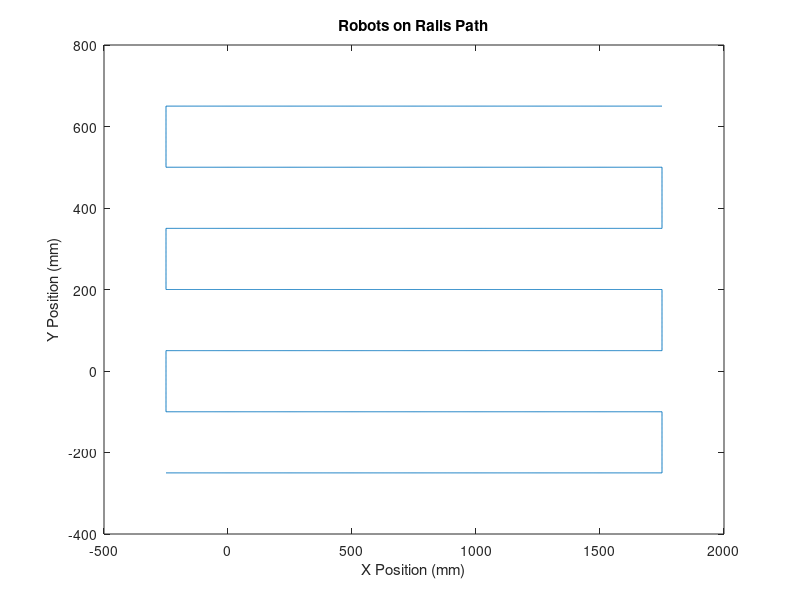
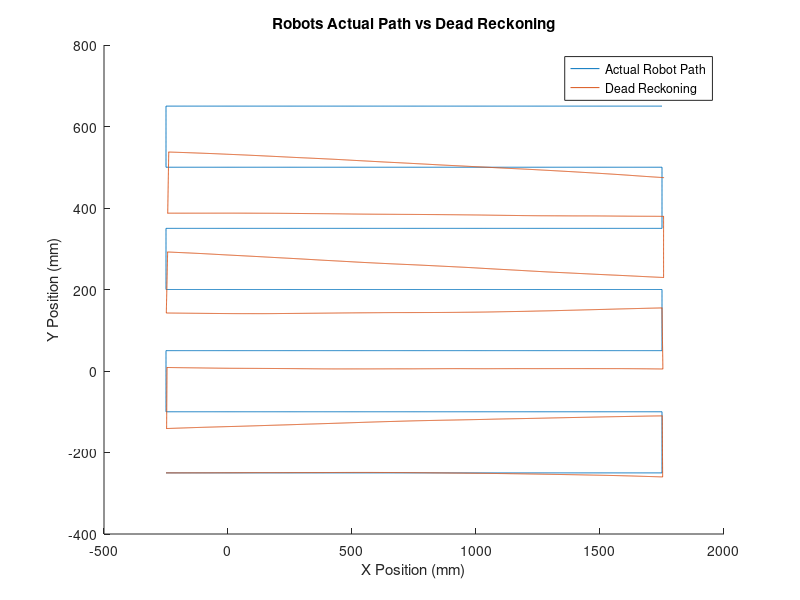
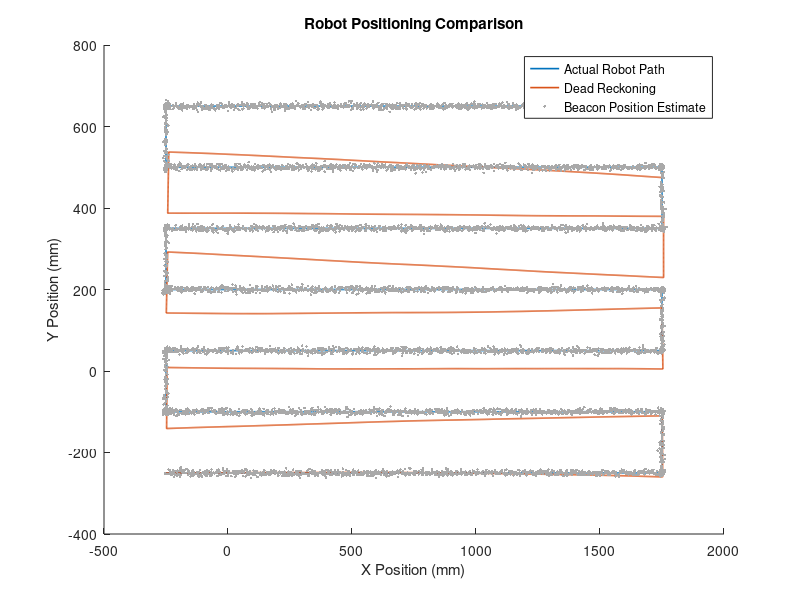
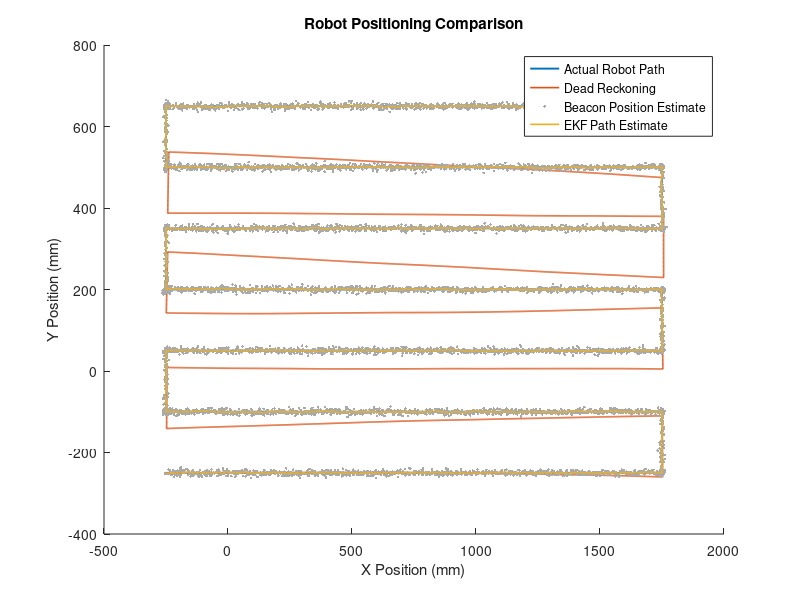

The MATLAB script that drew these images, in order:
%% Robotics Assignment Sem 2
%Jack Wilkie
%13/03/21
%Robotics Kalman Filter Assignment

close all;
clear all;
clc
cd 'C:\Users\jackw\Desktop\Robotics_sem2'

%% Specifiy Robot Parameters

fs= 10;   %frequecny of enocder measurements
ts = 1/fs;  %enocder period

r = 10;  %robot wheel radius
d = 2*r;  %robot wheel diameter
c = pi * d;
base = 120;  %robot wheel base 
l = base/2;  %length from centre of gravity to wheel
vmax = 20;  %maximum robot velocity
varianceR = 0.1;  %variance in encoder measurement

%robot starting position
x0 = -250;  %robot starting position
y0 = -250;
z0 = 0;

theta0 = 0;  %robot starting rotation


%beacon locations
B1 = [2500;2500;1000];
B2 = [-2500;2500;1000];
B3 = [2500;-2500;1000];

varianceB = 20; %variance of beacon distance

%initalise robot parameteres
x = x0;
y = y0;
z = z0;

%left and right wheel speed
vl = vmax;
vr = vmax;

theta = theta0;
t=0;


%% Define Kinematic Eqns as Functions
v_roll =@(vl,vr) (vr+vl)/2 ;  %roll velocity

v_theta =@(vl,vr) (vr-vl)/(2*l);  %angular velocity

%% Q1 Plot Rails
%track robot position
count = 1;
x_loc(count,:) = x;
y_loc(count,:) = y;
theta_value(count,:) = 0; 
wheel_array(count,:) = [vl,vr]; 

%rastor scan size
rastor_l = 2000;  %rastor length
rastor_w = 150;  %rastor spacing
rastor_p = 7;  %rastor passes

for sweep = 1:rastor_p
    
    %reset starting positon after sweep
    x0 = x;
    y0=y;
    theta0 = theta;
    
    if sweep < rastor_p && mod(sweep,2) == 1 %odd pass travel x turn clock wise travel y then turn again
        %travel in x direction
        while abs(x-x0) < rastor_l
             count = count + 1;  %increment counter
             x = x + (v_roll(vl,vr)*ts); %find new x position
             x_loc(count,:) = x;  %store new x location
             y_loc(count,:) =y; %store new y location
             theta_value(count,:) = theta;  %store new angle
             wheel_array(count,:) = [vl, vr];  %store wheel speeds
        end
        
        %turn to face y axis
        while theta - theta0 < pi/2
            count = count + 1;  %increment counter
            theta = theta + (v_theta(-vl,vr)*ts);  %turn anticlockwise (with respect to robot)
            x_loc(count,:) = x;  %store new x location
            y_loc(count,:) =y; %store new y location
            theta_value(count,:) = theta;  %store new angle
            wheel_array(count,:) = [-vl, vr];  %store wheel speeds
       
            
        end
        
        %travel in y axis
        while abs(y-y0) < rastor_w
             count = count + 1;  %increment counter
             y = y + (v_roll(vl,vr)*ts); %find new x position
             x_loc(count,:) = x;  %store new x location
             y_loc(count,:) =y; %store new y location
             theta_value(count,:) = theta;  %store new angle
             wheel_array(count,:) = [vl, vr];  %store wheel speeds
        end
        
        %turn back to x axis
        while theta - theta0 < pi
            count = count + 1;  %increment counter
            theta = theta + (v_theta(-vl,vr)*ts);  %turn anticlockwise (with respect to robot)
            x_loc(count,:) = x;  %store new x location
            y_loc(count,:) =y; %store new y location
            theta_value(count,:) = theta;  %store new angle
            wheel_array(count,:) = [-vl, vr];  %store wheel speeds
            
        end 
    
    elseif sweep < rastor_p && mod(sweep,2) == 0 %odd pass travel x turn clock wise travel y then turn again 
               
        %travel in x direction
        while abs(x-x0) < rastor_l
             count = count + 1;  %increment counter
             x = x - (v_roll(vl,vr)*ts); %find new x position
             x_loc(count,:) = x;  %store new x location
             y_loc(count,:) =y; %store new y location
             theta_value(count,:) = theta;  %store new angle
             wheel_array(count,:) = [vl, vr];  %store wheel speeds
        end
        
        %turn to face y axis
        while theta - theta0 > -pi/2
            count = count + 1;  %increment counter
            theta = theta + (v_theta(vl,-vr)*ts);  %turn anticlockwise (with respect to robot)
            x_loc(count,:) = x;  %store new x location
            y_loc(count,:) =y; %store new y location
            theta_value(count,:) = theta;  %store new angle
            wheel_array(count,:) = [vl, -vr];  %store wheel speeds
       
            
        end
        
        %travel in y axis
        while abs(y-y0) < rastor_w
             count = count + 1;  %increment counter
             y = y + (v_roll(vl,vr)*ts); %find new x position
             x_loc(count,:) = x;  %store new x location
             y_loc(count,:) =y; %store new y location
             theta_value(count,:) = theta;  %store new angle
             wheel_array(count,:) = [vl, vr];  %store wheel speeds
        end
        
        %turn back to x axis
        while theta - theta0 > -pi
            count = count + 1;  %increment counter
            theta = theta + (v_theta(vl,-vr)*ts);  %turn anticlockwise (with respect to robot)
            x_loc(count,:) = x;  %store new x location
            y_loc(count,:) =y; %store new y location
            theta_value(count,:) = theta;  %store new angle
            wheel_array(count,:) = [vl, -vr];  %store wheel speeds
            
        end 
        
        
    else %final pass- travel length but dont turn
        
        while abs(x-x0) < rastor_l  %travel length of rastor
            count = count +1;
            x = x + (v_roll(vl,vr)*ts); %find new x position
            x_loc(count,:) = x;  %store new x location
            y_loc(count,:) =y; %store new y location
            theta_value(count,:) = theta;  %store new angle
            wheel_array(count,:) = [vl, vr];  %store wheel speeds
        end 
        
    end  
    
    
end


% plot robots rails
rail = [x_loc y_loc zeros(length(x_loc),1) theta_value];

figure;
plot(x_loc, y_loc);
title('Robots on Rails Path');
xlabel('X Position (mm)');
ylabel('Y Position (mm)');


%% Q2 Add Noise
%kinematic eqns estimation with noise
x_noise_speed =@(vl,vr,theta) ((vr+vl)/2)*cos(theta) ;  %roll velocity with x noise
y_noise_speed =@(vl,vr,theta) ((vr+vl)/2)*sin(theta) ; %roll velocity with y noise


%generate noise
noise_left_wheel = sqrt(varianceR).*randn(length(wheel_array),1);
noise_right_wheel = sqrt(varianceR).*randn(length(wheel_array),1);

%add noise to wheel speed measurements
wheels_noisy(:,1) =  wheel_array(:,1) + noise_left_wheel; %left wheel noise
wheels_noisy(:,2) =  wheel_array(:,2) + noise_right_wheel; %right wheel noise

%generate noisey dead reckoning path measurement
%initalise path
x = -250;
y = -250;
theta = 0;

%add noise to measurements
for i = 1:length(wheel_array)
    dead_reckoning(i, 1:4) = [x, y, 0 ,theta]; %store robot parameters
    
    x =  dead_reckoning(i,1)+(x_noise_speed(wheels_noisy(i,1), wheels_noisy(i,2), dead_reckoning(i,4))*ts);
    y =  dead_reckoning(i,2)+(y_noise_speed(wheels_noisy(i,1), wheels_noisy(i,2), dead_reckoning(i,4))*ts);
    theta = dead_reckoning(i,4)+ (v_theta(wheels_noisy(i,1),wheels_noisy(i,2))*ts);  %calculate robot angle
    
end 

%plot dead reckoning vs ideal path
figure;
hold on
plot(x_loc, y_loc);
plot(dead_reckoning(:,1), dead_reckoning(:,2))
hold off
title('Robots Actual Path vs Dead Reckoning');
xlabel('X Position (mm)');
ylabel('Y Position (mm)');
legend('Actual Robot Path','Dead Reckoning');

%% Q3 Implement Beacon Estimates
rad_dist =@(x,y,z,beacon) sqrt((x-beacon(1)).^2 + (y-beacon(2)).^2 + (z-beacon(3)).^2); %find radial distance of robot from beacon with variance


r_b1 = rad_dist(rail(:,1),rail(:,2),rail(:,3),B1);
r_b2 = rad_dist(rail(:,1),rail(:,2),rail(:,3),B2);
r_b3 = rad_dist(rail(:,1),rail(:,2),rail(:,3),B3);

%generate beacon noise
r_b1_noise = sqrt(varianceB).*randn(length(r_b1),1);
r_b2_noise = sqrt(varianceB).*randn(length(r_b2),1);
r_b3_noise = sqrt(varianceB).*randn(length(r_b3),1);

%add noise to beacon position estimate
r_b1_noisy = r_b1 + r_b1_noise;
r_b2_noisy = r_b2 + r_b2_noise;
r_b3_noisy = r_b3 + r_b3_noise;

%convert to 2d radius measurement
r_b1_2d = sqrt((r_b1_noisy.^2)-(1000^2));
r_b2_2d = sqrt((r_b2_noisy.^2)-(1000^2));
r_b3_2d = sqrt((r_b3_noisy.^2)-(1000^2));

%coefficencts of linear eqns
A = (-2*B1(1))+(2*B2(1));
B = (-2*B1(2))+(2*B2(2));
C = (r_b1_2d.^2) - (r_b2_2d.^2) -(B1(1)^2) + (B2(2)^2) - (B1(2)^2) + (B2(2)^2);
D = (-2*B2(1))+(2*B3(1));
E =(-2*B2(2))+(2*B3(2));
F = (r_b2_2d.^2) - (r_b3_2d.^2) - (B2(1)^2) + (B3(1)^2) - (B2(2)^2) + (B3(2)^2);
    

%find linear intersections (location estimate)
x_est = ((C.*E)-(F.*B))./((A.*E)-(B.*D));
y_est = ((C.*D)-(A.*F))./((B.*D)-(A.*E));


%Plot beacon estimates
figure;
hold on
plot(x_loc, y_loc,'LineWidth',1.2);
plot(dead_reckoning(:,1), dead_reckoning(:,2),'LineWidth',1.2);
%scatter(x_est,y_est,1,[154/255 205/255 50/255],'filled');
scatter(x_est,y_est,3.5,[169/255 169/255 169/255],'filled');
hold off
title('Robot Positioning Comparison');
xlabel('X Position (mm)');
ylabel('Y Position (mm)');
legend('Actual Robot Path','Dead Reckoning', 'Beacon Position Estimate');

%% Q4 Implement Kalman Filter

%measurement noise
R = [varianceB,0,0;0,varianceB,0;0,0,varianceB];

V = [1,0,0;0,1,0;0,0,1];  %3x3 identity matrix

%process noise
Q = [varianceR,0;0,varianceR];

b_est = [];  %beacon position estimates

p0 = zeros(4,4);  %starting postition
P = p0;  %postition

xkal = zeros(length(x_est),4); %kalman filtered 

prev_state = rail(1,:);

for i = 1:length(x_est)
    
    %update state using wheel speeds
    current_state = [prev_state(1) + (x_noise_speed(wheels_noisy(i,1),wheels_noisy(i,2),prev_state(4))*ts)
                    prev_state(2) + (y_noise_speed(wheels_noisy(i,1),wheels_noisy(i,2),prev_state(4))*ts)
                    prev_state(3)
                    prev_state(4) +  (v_theta(wheels_noisy(i,1),wheels_noisy(i,2))*ts)  ];
    
    
    %calculate jacobians
    
    %parial derivatives of state parameters
    A = [1,0,0, (-1/2)*(wheels_noisy(i,1) + wheels_noisy(i,2))*sin(prev_state(4)); 0,1,0, (1/2)*(wheels_noisy(i,1) + wheels_noisy(i,2))*cos(prev_state(4)); 0,0,1,0; 0,0,0,1];
    
    %partial derivatives of left and right wheel noise
    W = [cos(prev_state(4))*(ts/2)   sin(prev_state(4))*(ts/2)
         (cos(prev_state(4))*ts)/2   (sin(prev_state(4))*ts)/2
         0   0
         ts/l   ts/l];
    
    %measurement jacobian
    L1 = sqrt(((current_state(1)-B1(1))^2) + ((current_state(2)-B1(2))^2)  + ((current_state(3)-B1(3))^2));
    L2 = sqrt(((current_state(1)-B2(1))^2) + ((current_state(2)-B2(2))^2)  + ((current_state(3)-B2(3))^2));
    L3 = sqrt(((current_state(1)-B3(1))^2) + ((current_state(2)-B3(2))^2)  + ((current_state(3)-B3(3))^2));
    
    H = [(current_state(1)-B1(1))/L1   (current_state(2)-B1(2))/L1   (current_state(3)-B1(3))/L1   0
         (current_state(1)-B2(1))/L2   (current_state(2)-B2(2))/L2   (current_state(3)-B2(3))/L2   0
         (current_state(1)-B3(1))/L3   (current_state(2)-B3(2))/L1   (current_state(3)-B3(3))/L3   0];
    
     
    %beacon measurements 
    z = [r_b1_noisy(i);r_b2_noisy(i);r_b3_noisy(i)];
    
    
    %beacon distance estimates using filtered state estimate
    h = [rad_dist(current_state(1),current_state(2),current_state(3),B1)
         rad_dist(current_state(1),current_state(2),current_state(3),B2)
         rad_dist(current_state(1),current_state(2),current_state(3),B3)];
        
     
    %kalman filter 
    P = A*P*A' + W*Q*W';
    
    K = P*H'*inv(H*P*H' + V*R*V');
    
    %state correction
    state = current_state + K*(z-h);
    
    xkal(i,1:4) = state(1:4)';
    
    P = (eye(4)-K*H)*P;
    
    prev_state = state;
end

figure;
hold on
plot(x_loc, y_loc,'LineWidth',1.4);
plot(dead_reckoning(:,1), dead_reckoning(:,2),'LineWidth',1.2);
%scatter(x_est,y_est,1,[154/255 205/255 50/255],'filled');
scatter(x_est,y_est,3.5,[169/255 169/255 169/255],'filled');
plot(xkal(:,1),xkal(:,2),'LineWidth',1.2);
hold off
title('Robot Positioning Comparison');
xlabel('X Position (mm)');
ylabel('Y Position (mm)');
legend('Actual Robot Path','Dead Reckoning', 'Beacon Position Estimate', 'EKF Path Estimate');
    
